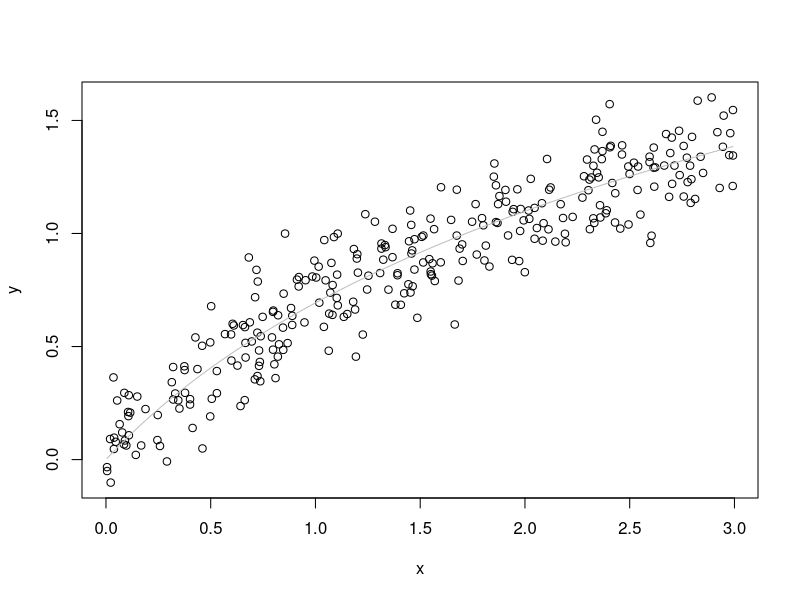
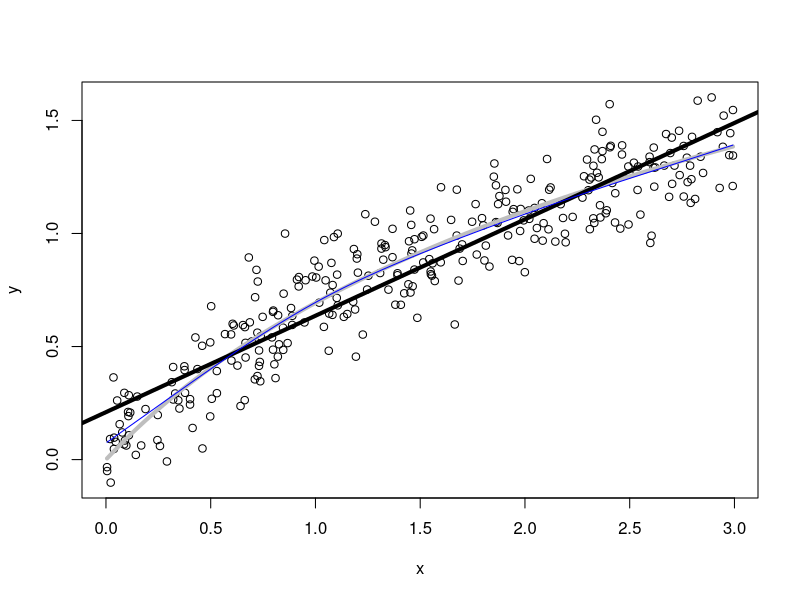
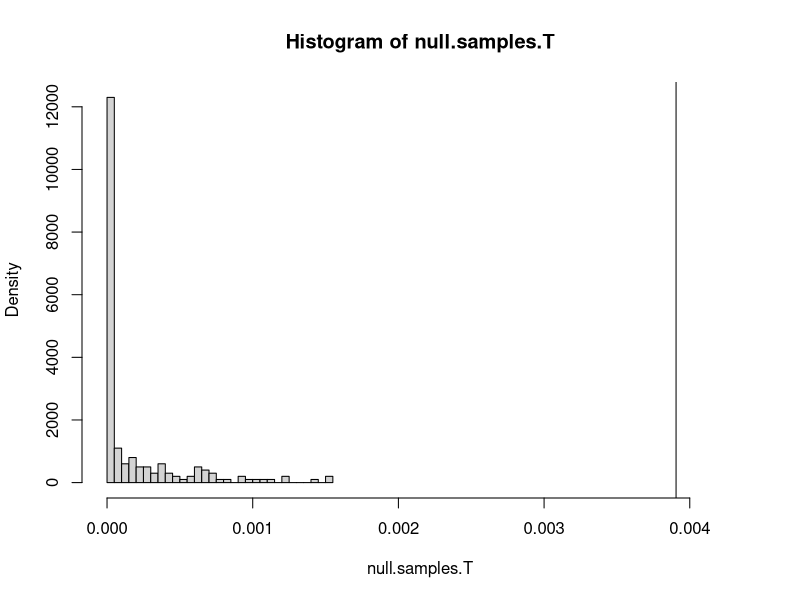
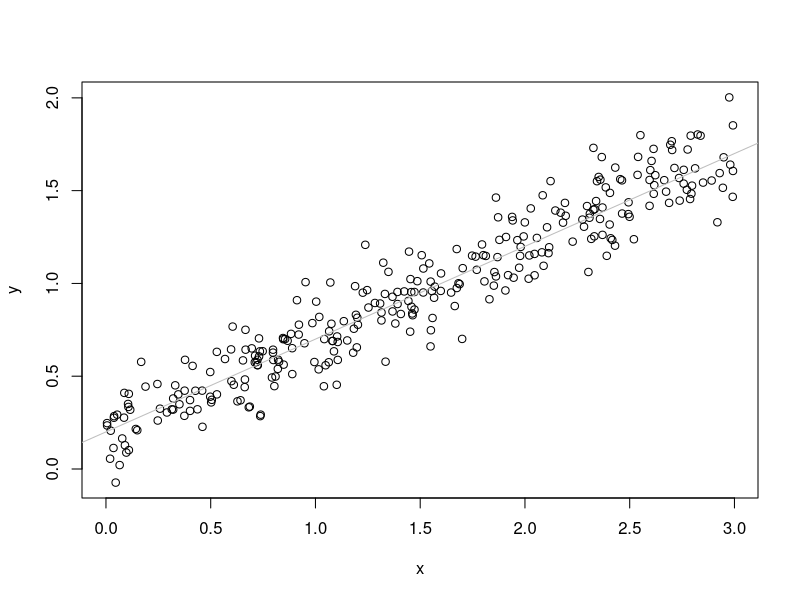
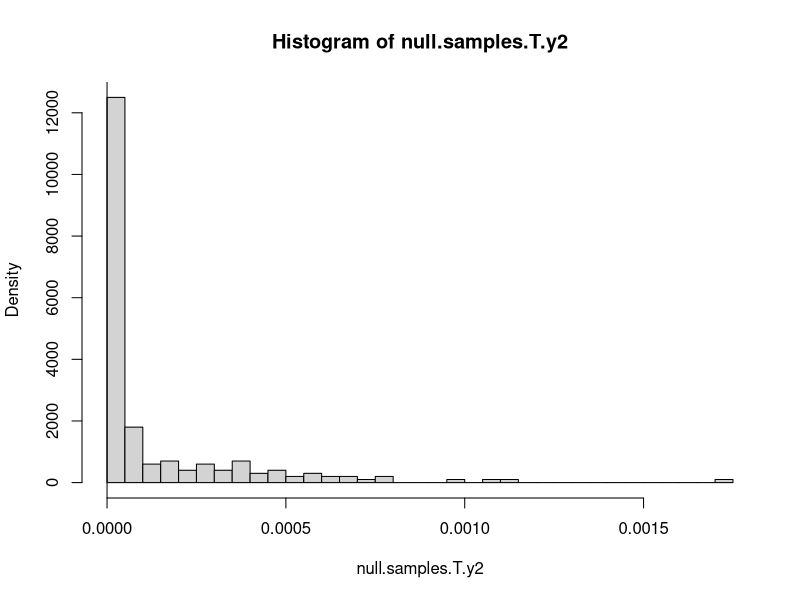

Source code (R) for these figures, in order:
# In-class examples for 19 February 2013

# Testing a linear regression specification against the non-parametric
# alternative

# First case: linear specification is wrong

# Make up sample data
x <- runif(300,0,3)
# Impose true regression function log(x+1), with Gaussian noise
yg <- log(x+1)+rnorm(length(x),0,0.15)
# Bind into a data frame
gframe <- data.frame(x=x,y=yg)
# Plot it
plot(y~x, data=gframe,xlab="x",ylab="y")
# Add the true regression curve
curve(log(1+x),col="grey",add=TRUE)

# Fit the linear model, add to the plot
glinfit = lm(y~x,data=gframe)
print(summary(glinfit),signif.stars=FALSE,digits=2)
plot(x,yg,xlab="x",ylab="y")
curve(log(1+x),col="grey",add=TRUE,lwd=4)
abline(glinfit,lwd=4)
# MSE of linear model, in-sample
mean(residuals(glinfit)^2)

# We'll need to do that a lot, make it a function
mse.residuals <- function(model) {
  mean(residuals(model)^2)
}
# EXERCISE: Write comments giving the inputs and outputs of the function
# EXERCISE: Check that the function works

# Fit the non-parametric alternative
library(mgcv)
# We'll use spline smoothing as provided by the gam() function
gnpr <- gam(y~s(x),data=gframe)
# Sort the x values in increasing order for plotting
x.ord <- order(x)
# Add the fitted values from the spline to the plot
lines(x[x.ord],fitted(gnpr)[x.ord],col="blue")

# Calculate the difference in MSEs
t.hat = mse.residuals(glinfit) - mse.residuals(gnpr)
  # EXERCISE: Why do we believe this is the right number?

# Simulate from the parametric model, assuming Gaussian noise
# EXERCISE: Write comments describing input and output of this function
sim.lm <- function(linfit, test.x) {
  n <- length(test.x)
  sim.frame <- data.frame(x=test.x)
  sigma <- sqrt(mse.residuals(linfit))  # There are other ways to get sigma
  y.sim <- predict(linfit,newdata=sim.frame)
  y.sim <- y.sim + rnorm(n,0,sigma)
  sim.frame <- data.frame(sim.frame,y=y.sim)
  return(sim.frame)
}
# EXERCISE: How can we check that this is working?

# Calculate difference between parametric and nonparametric models on a
# data frame
# EXERCISE: More comments
# EXERCISE: Check this function
calc.T <- function(data) {
  MSE.p <- mse.residuals(lm(y~x,data=data))
  MSE.np <- mse.residuals(gam(y~s(x),data=data))
  return(MSE.p - MSE.np)
}

# Calculate the MSE difference on one simulation run
calc.T(sim.lm(glinfit,x))
# Calculate the MSE difference on 200 simulation runs, so we get a sample
# from the null hypothesis
null.samples.T <- replicate(200,calc.T(sim.lm(glinfit,x)))
# How often does the simulation produce gaps bigger than what we really saw?
sum(null.samples.T > t.hat)

# Plot histogram of the sampling distribution, and the observed value
hist(null.samples.T,n=31,xlim=c(min(null.samples.T),1.1*t.hat),probability=TRUE)
abline(v=t.hat)



# Second case: linear model is properly specified
  # Mostly left uncommented so that you can explore
y2 = 0.2+0.5*x + rnorm(length(x),0,0.15)
  # Why don't I have to make up x values again?
y2.frame <- data.frame(x=x,y=y2)
plot(x,y2,xlab="x",ylab="y")
abline(0.2,0.5,col="grey")
y2.fit <- lm(y~x,data=y2.frame)
null.samples.T.y2 <- replicate(200,calc.T(sim.lm(y2.fit,x)))
t.hat2 <- calc.T(y2.frame)
hist(null.samples.T.y2,n=31,probability=TRUE)
abline(v=t.hat2)
